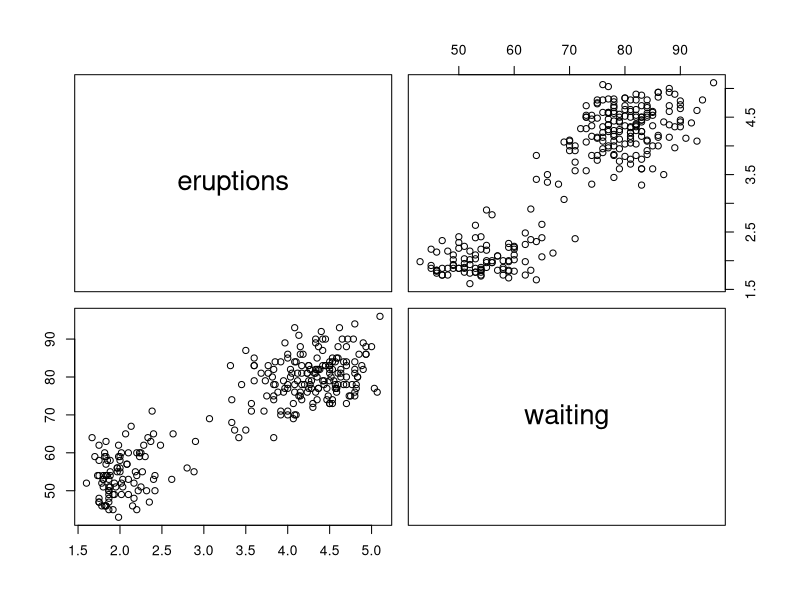
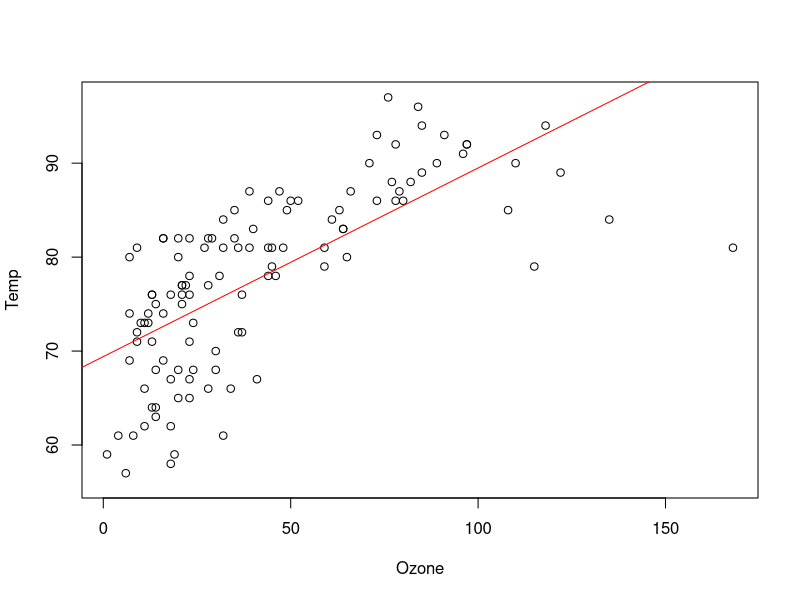
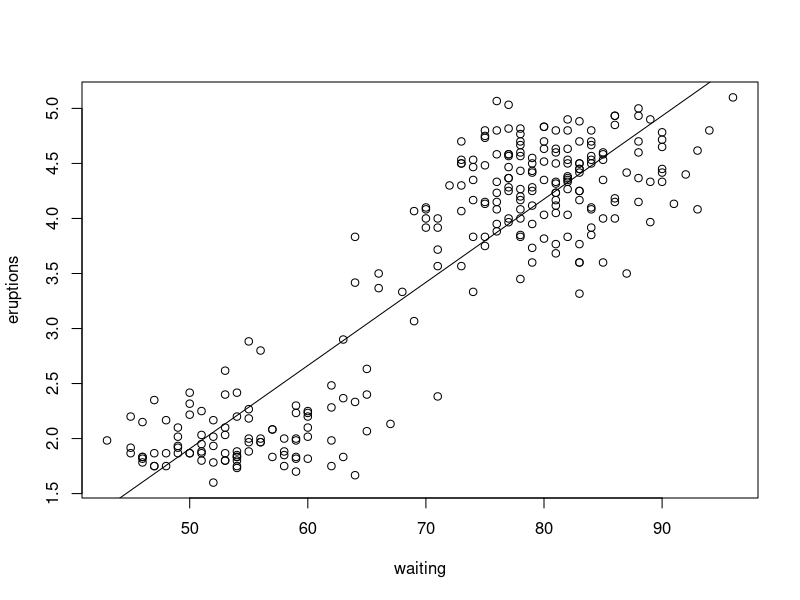
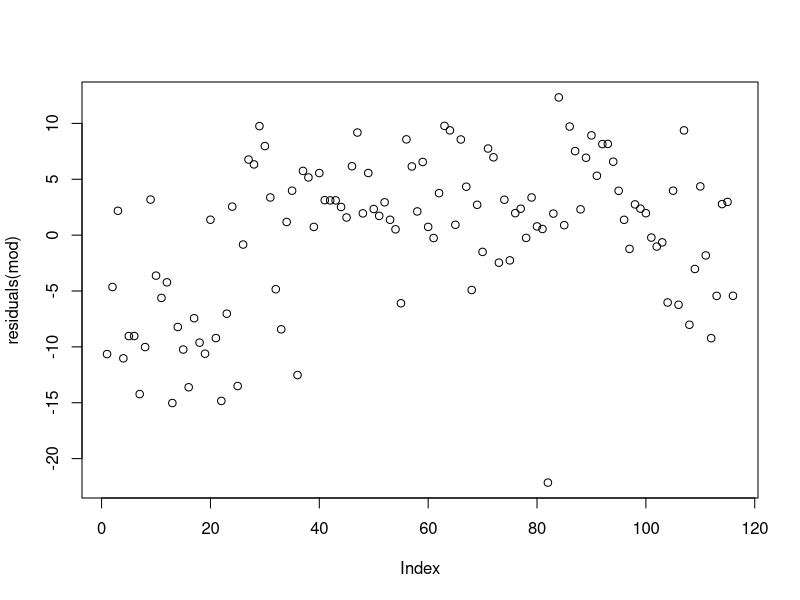
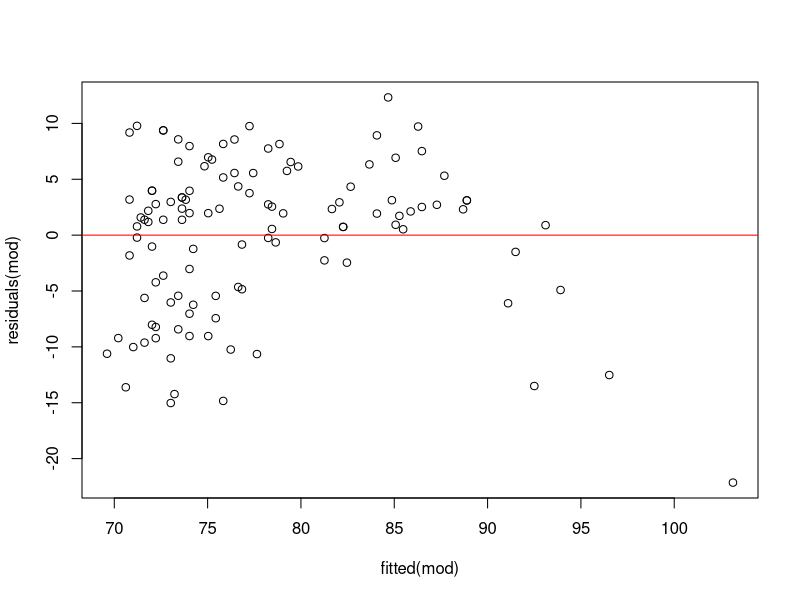
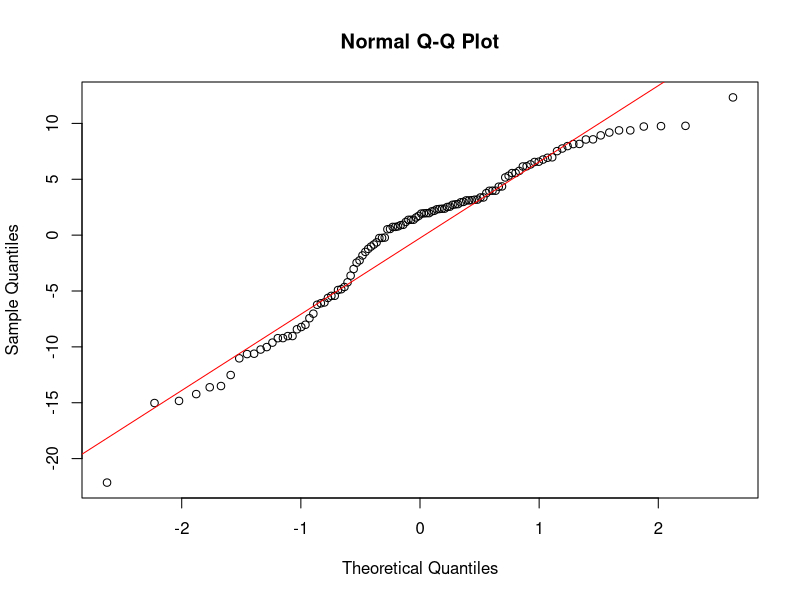

These figures' R source, in order:
data("faithful")
faithful

###Exercise 1
# plot and calculate correlation coefficients B/w waiting time between eruptions and duration of the eruption

pairs(faithful[, c("eruptions", "waiting")])
cor(faithful[, c("eruptions", "waiting")])

###Exercise 2
#estimated regression line
mod= lm(Temp~Ozone, data= airquality)
summary(mod)
plot(Temp~Ozone, data= airquality)
abline(lm(Temp~Ozone, data= airquality), col="red")

mod1= lm(eruptions~waiting, data=faithful)
summary(mod1)
plot(eruptions~waiting, data=faithful)
abline(lm(eruptions~waiting, data=faithful))

###Exercise 3
# RSE and MSE
res= residuals(mod)
RSS= sum(res^2)
RSE= sqrt(RSS/summary(mod)$df[2])
RSE
MSE= RSS/summary(mod)$df[2]

###Exercise 4
SSY=deviance(lm(airquality$Ozone~1))
SSY1= var(airquality$Ozone)*152
R2= 1- RSS/SSY
R2

###Exercise 5
#residual independency, homoscedasticity, normality
plot(residuals(mod))
library(lmtest)
dwtest(mod, alternative=c("two.sided"))
plot(residuals(mod)~fitted(mod))
abline(lm(residuals(mod)~fitted(mod)), col="red")
bptest(mod)
qqnorm(residuals(mod))
qqline(residuals(mod), col="red")
shapiro.test(residuals(mod))

# auto-correlation: the residuals show a clear temporal autocorrelation (residuals are not independent)
# homoscedasticity: the variances are evenly distributed- the residuals are homoscedastic
# normality: the QQ plot and the Shapiro- Wilk test show that the residuals are normally distributed
